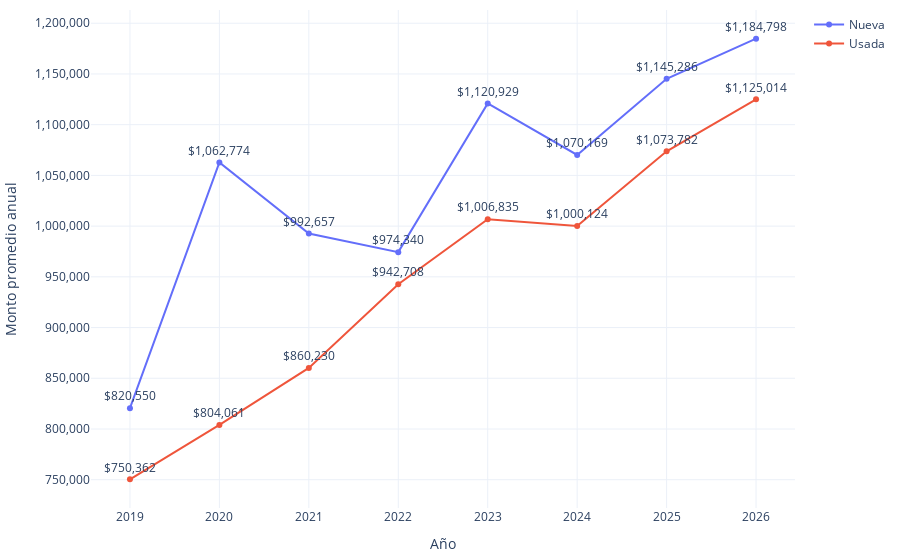

The cell this chart's notebook holds for it:
### Code cell
import os
import plotly.graph_objects as go
import plotly.io as pio

# Crear la figura
fig = go.Figure()

# Graficar cada modalidad
modalidades = conteo_pachuca['modalidad'].unique()
#colores = ['red', 'lightgreen']  # Definir los colores a usar
for i, modalidad in enumerate(modalidades):
    df_modalidad = conteo_pachuca[conteo_pachuca['modalidad'] == modalidad]
    fig.add_trace(go.Scatter(
        x=df_modalidad['año'], 
        y=df_modalidad['montos'], 
        mode='lines+markers+text',  # Mostrar líneas, puntos y texto
        name=modalidad, 
        text=df_modalidad['montos'].apply(lambda x: f'${x:,.0f}'),  # Añadir el texto de los valores formateados
        textposition="top center",  # Posicionar el texto encima de los puntos
        #line=dict(color=colores[i % len(colores)]),  # Asignar el color basado en el índice
        #marker=dict(color=colores[i % len(colores)]),  # Asignar el color basado en el índice
    ))

# Configurar el diseño
fig.update_layout(
    xaxis_title="Año",
    yaxis_title="Monto promedio anual",
    yaxis_tickformat=",.0f",  # Formatear el eje y con separadores de coma y sin decimales
    template="plotly_white",
    margin=dict(l=10, r=10, t=10, b=10)
)
# Función para exportar gráfica como archivo HTML
def guardar_grafico_como_html(fig, nombre_archivo, carpeta='assets/graficas'):
    # Crear la carpeta si no existe
    if not os.path.exists(carpeta):
        os.makedirs(carpeta)
    # Guardar la gráfica como archivo HTML en la carpeta especificada
    pio.write_html(fig, os.path.join(carpeta, f'{nombre_archivo}.html'))

# Exportar
guardar_grafico_como_html(fig, 'g_scatt_forecast_credit_promedio', carpeta='assets/graficas')
fig.show()

### Figure 1 — Plotly figure (JSON) as saved in the notebook; plotly's stock layout.template omitted (floating-point values rounded to 4 significant figures)
{"data": [{"mode": "lines+markers+text", "name": "Nueva", "text": ["$820,550", "$1,062,774", "$992,657", "$974,340", "$1,120,929", "$1,070,169", "$1,145,286", "$1,184,798"], "textposition": "top center", "type": "scatter", "x": [2019, 2020, 2021, 2022, 2023, 2024, 2025, 2026], "y": [820550, 1062774, 992657, 974340, 1120929, 1070169, 1145286, 1184798]}, {"mode": "lines+markers+text", "name": "Usada", "text": ["$750,362", "$804,061", "$860,230", "$942,708", "$1,006,835", "$1,000,124", "$1,073,782", "$1,125,014"], "textposition": "top center", "type": "scatter", "x": [2019, 2020, 2021, 2022, 2023, 2024, 2025, 2026], "y": [750362, 804061, 860230, 942708, 1006835, 1000124, 1073782, 1125014]}], "layout": {"margin": {"b": 10, "l": 10, "r": 10, "t": 10}, "xaxis": {"title": {"text": "Año"}}, "yaxis": {"tickformat": ",.0f", "title": {"text": "Monto promedio anual"}}}}
